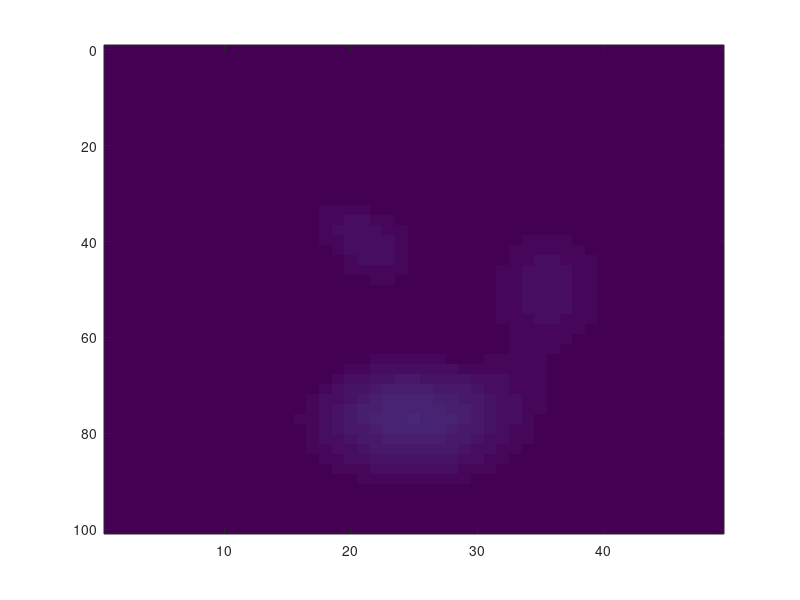

Reproduce this figure in MATLAB.
function result = test_image_003
result = false;
a = figure;
image(peaks,'ydata',[0,100]);
drawnow;
close(a);
result = true;

